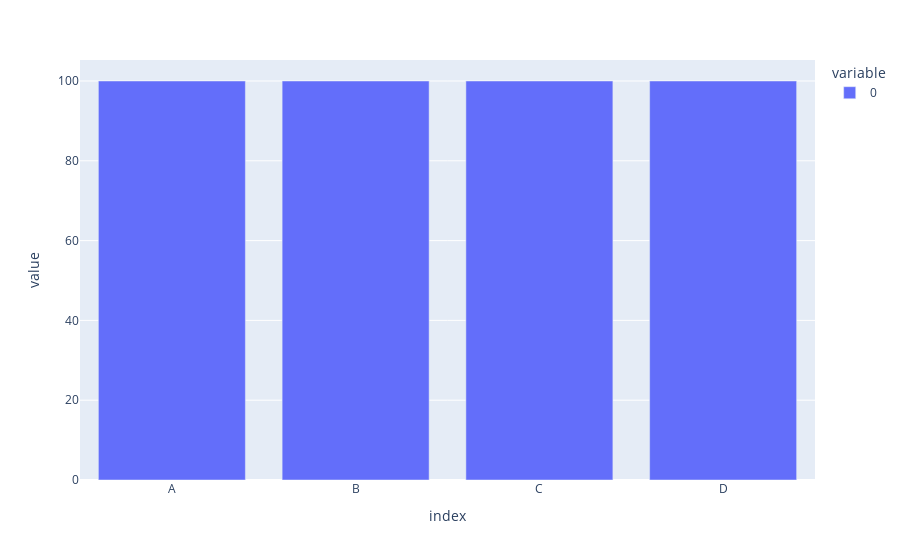

Here is the notebook cell this chart was saved with:
### Code cell
#df.count()
fig = px.bar(df.count())
fig.show()

### Figure 1 — Plotly figure (JSON) as saved in the notebook; plotly's stock layout.template omitted (floating-point values rounded to 4 significant figures)
{"data": [{"hovertemplate": "variable=0<br>index=%{x}<br>value=%{y}<extra></extra>", "legendgroup": "0", "marker": {"color": "#636efa", "pattern": {"shape": ""}}, "name": "0", "orientation": "v", "showlegend": true, "textposition": "auto", "type": "bar", "x": ["A", "B", "C", "D"], "xaxis": "x", "y": [100, 100, 100, 100], "yaxis": "y"}], "layout": {"barmode": "relative", "legend": {"title": {"text": "variable"}, "tracegroupgap": 0}, "margin": {"t": 60}, "xaxis": {"anchor": "y", "domain": [0, 1], "title": {"text": "index"}}, "yaxis": {"anchor": "x", "domain": [0, 1], "title": {"text": "value"}}}}
